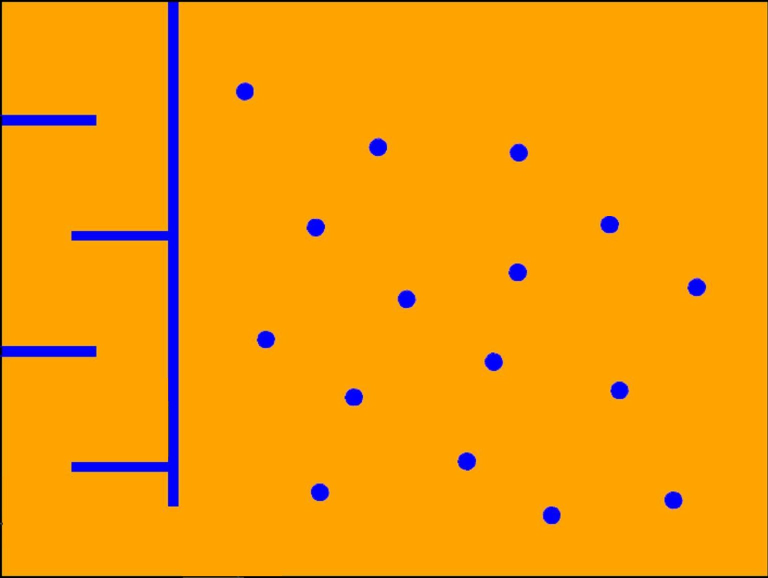
%> input picture matlab/shaastra/shaastra testing/useful work/12/iitbArena1.jpg, 1536 x 1155 px (shown at 1/2 size)
$ octave first.m   (GNU Octave 9; MATLAB toolbox functions it lacks are replaced by stand-ins)
%> lines starting %> are read from the running program, lines starting %| are printed output that depends on the picture; in (x1, y1, x2, y2) boxes, pixels count from 0 and x2, y2 are one past the last pixel; in counts of white or black regions, pixels touching at a corner belong together; the program's own positions count from 1
### matlab/shaastra/Wednesday, September 16 2009/useful work/findcircles.m
function [ count_circles, centers,diameters] = findcircles(input,tolcirc)
count_circles=0;
diameters=0;
centers=[0, 0];
% SPECIFIC PURPOSE: To identify features in a binary image, to locate circles among the
%                   features, their centers and the distance between the first two.
%
% DESCRIPTION: Features are assumed to be made up of ones, against a background of zeros.

tolsize = 1;
% Tolerance for rejecting small features (diameters). Range [1,2,3...]
% To reject ever larger features, increase to higher integers.

if length(find(input~=0 & input~=1)) > 0, error('Input must be binary'), end
input = bwmorph(bwmorph(bwmorph(input,'spur'),'clean'),'fill');
[numbers,features] = bwlabel(input);
count_circles = 0; centers = [0 0]; separation12 = [];

for i = 1:features
    [I,J] = find(numbers == i);
    rows = min(I):max(I); columns = min(J):max(J);
    rows = min(rows):min([size(input,1) min(rows)+max([length(rows) length(columns)])-1]);
    columns = min(columns):min([size(input,2) min(columns)+max([length(rows) length(columns)])-1]);
    testitem = input(rows,columns);
    % testitem is a square containing the feature.
    diameter = max([length(rows) length(columns)]);
    circle = imcircle(diameter);
    circle = circle(1:length(rows),1:length(columns));
    % circle is compared to testitem.
    if (length(find(xor(testitem,circle))) < round(tolcirc*diameter^2)) & (diameter >= tolsize)...
            & length(rows)/length(columns) >= 0.5 & length(rows)/length(columns) <= 2,
        count_circles = count_circles + 1;
        center_rows = rows(1):rows(1)+diameter-1;
        center_columns = columns(1):columns(1)+diameter-1;
        centers(count_circles,:) = mean([center_rows;center_columns]')-0.5;
        diameters(count_circles,:)=diameter;
    end
end
if count_circles > 1, separation12 = norm(centers(2,:)-centers(1,:)); end

%%%%%%%%%%%%%%%%%%%%%%%%%%%%%%%%%%%%%%%%%%%%%%%%%%%%%%%%%%%%%%%%%%%
%%%%%%%%%%%%%%%%%%%%%%%%%%%%%%%%%%%%%%%%%%%%%%%%%%%%%%%%%%%%%%%%%%
function y = imcircle(n)

% y = imcircle(n);
%
% Draw a solid circle of ones with diameter n pixels
% in a square of zero-valued pixels.
%
% Example: y = imcircle(128);

if rem(n,1) > 0,
   disp(sprintf('n is not an integer and has been rounded to %1.0f',round(n)))
   n = round(n);
end

if n < 1     % invalid n
   error('n must be at least 1')

elseif n < 3 % trivial n
   y = ones(n);

elseif rem(n,2) == 0,  % even n

   DIAMETER = n;
   diameter = n-1;
   RADIUS = DIAMETER/2;
   radius = diameter/2;
   height_45 = round(radius/sqrt(2));
   width = zeros(1,RADIUS);
   semicircle = zeros(DIAMETER,RADIUS);

   for i  = 1 : height_45
       upward = i - 0.5;
       sine = upward/radius;
       cosine = sqrt(1-sine^2);
       width(i) = ceil(cosine * radius);
   end

   array = width(1:height_45)-height_45;

   for j = max(array):-1:min(array)
       width(height_45 + j) = max(find(array == j));
   end

   if min(width) == 0
      index = find(width == 0);
      width(index) = round(mean([width(index-1) width(index+1)]));
   end

   width = [fliplr(width) width];

   for k  = 1 : DIAMETER
       semicircle(k,1:width(k)) = ones(1,width(k));
   end

   y = [fliplr(semicircle) semicircle];

else   % odd n

   DIAMETER = n;
   diameter = n-1;
   RADIUS = DIAMETER/2;
   radius = diameter/2;
   semicircle = zeros(DIAMETER,radius);
   height_45 = round(radius/sqrt(2) - 0.5);
   width = zeros(1,radius);

   for i  = 1 : height_45
       upward = i;
       sine = upward/radius;
       cosine = sqrt(1-sine^2);
       width(i) = ceil(cosine * radius - 0.5);
   end

   array = width(1:height_45) - height_45;

   for j = max(array):-1:min(array)
       width(height_45 + j) = max(find(array == j));
   end

   if min(width) == 0
      index = find(width == 0);
      width(index) = round(mean([width(index-1) width(index+1)]));
   end

   width = [fliplr(width) max(width) width];

   for k  = 1 : DIAMETER
       semicircle(k,1:width(k)) = ones(1,width(k));
   end

   y = [fliplr(semicircle) ones(DIAMETER,1) semicircle];

end

### matlab/shaastra/shaastra testing/useful work/12/first.m
final=imread('iitbArena1.jpg');
%> final is the input picture: size 1155x1536x3 uint8; mean R, G, B 244.9, 157, 8.1
[sizex sizey]=size(final);
%> sizex = 1155; sizey = 4608
final=imcrop(final,[75 1 sizey-75 sizex]);
%> final: size 1155x1462x3 uint8
% imshow(final)

maxRed=25;
maxGreen=25;
maxBlue=25;
minBlue=170;


toCirc=zeros(sizex,sizey);

toCirc=(final(:,:,1)<=maxRed) & ((final(:,:,2)<=maxGreen)) & ((final(:,:,3)>=minBlue));
%> toCirc: size 1155x1462 logical; 2.4% white; 19 white regions, largest, box (x1, y1, x2, y2) and area: (70, 5, 282, 1012) 24391, (0, 693, 117, 712) 2216, (0, 231, 117, 250) 2211

% imtool(toCirc);

[cnt c d]=findcircles(toCirc,.1);
%> in findcircles, `[numbers,features] = bwlabel(input);`:
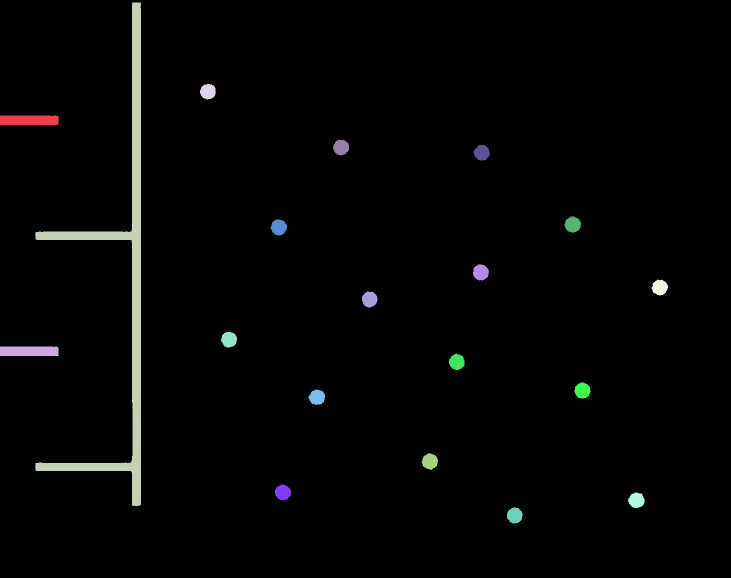
%> numbers: size 1155x1462 double (shown at 1/2 size); 20 distinct labels, from 0 to 19; one colour per label, 0 black
%> in findcircles, `[numbers,features] = bwlabel(input);`: features = 19
%> the loop in findcircles, `for i = 1:features` made 19 passes
%> (DIAMETER in imcircle, RADIUS in imcircle, radius in imcircle, height_45 in imcircle, array in imcircle) on passes 4 to 15: (32, 16, 15.5, 11, [5 5 5 5 4 4 4 3 2 2 1]), (32, 16, 15.5, 11, [5 5 5 5 4 4 4 3 2 2 1]), (33, 16.5, 16, 11, [5 5 5 4 4 4 3 3 2 1 1]), (33, 16.5, 16, 11, [5 5 5 4 4 4 3 3 2 1 1]), (33, 16.5, 16, 11, [5 5 5 4 4 4 3 3 2 1 1]), (32, 16, 15.5, 11, [5 5 5 5 4 4 4 3 2 2 1]), (32, 16, 15.5, 11, [5 5 5 5 4 4 4 3 2 2 1]), (34, 17, 16.5, 12, [5 5 5 5 4 4 4 3 3 2 1 0]), (33, 16.5, 16, 11, [5 5 5 4 4 4 3 3 2 1 1]), (32, 16, 15.5, 11, [5 5 5 5 4 4 4 3 2 2 1]), (33, 16.5, 16, 11, [5 5 5 4 4 4 3 3 2 1 1]), (32, 16, 15.5, 11, [5 5 5 5 4 4 4 3 2 2 1])
%> (DIAMETER in imcircle, RADIUS in imcircle, radius in imcircle, height_45 in imcircle) on passes 1 to 3: (117, 58.5, 58, 41), (117, 58.5, 58, 41), (1007, 503.5, 503, 355)
%> pass 1, in findcircles, `testitem = input(rows,columns);`:
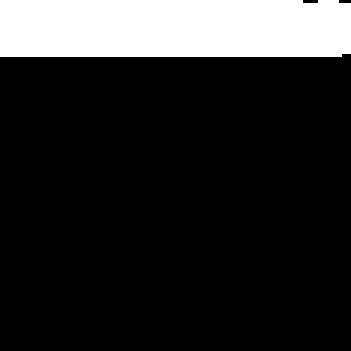
%> testitem: size 117x117 logical (shown 3 times larger); 16.2% white; 1 white region, box (x1, y1, x2, y2) and area: (0, 0, 117, 19) 2211
%> pass 1, in imcircle, `y = [fliplr(semicircle) ones(DIAMETER,1) semicircle];`:
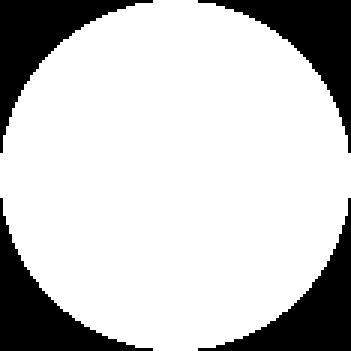
%> y: size 117x117 double (shown 3 times larger); values 0 (black) and 1 (white), 78.4% white; 4 black regions, box (x1, y1, x2, y2) and area: (0, 0, 51, 51) 739, (66, 0, 117, 51) 739, (0, 66, 51, 117) 739, (66, 66, 117, 117) 739
%> after the loop in findcircles, `for i = 1:features`: center_columns = 33 values from 1304 to 1336; center_rows = 33 values from 560 to 592; centers = 16 rows, first 12: [184 416; 680 458; 455.5 557.5; 985.5 565.5; 795.5 633.5; 295 682; 599 739; 923 860; 723.5 913.5; 545 962; 305.5 963.5; 1031 1030]; diameters = [32; 32; 33; 33; 33; 32; 32; 34; 33; 32; 33; 32; 33; 32; 33; 33]
%> in findcircles, `separation12 = norm(centers(2,:)-centers(1,:))`: separation12 = 497.8
%> cnt = 16; c has the same summary as centers in findcircles; d has the same summary as diameters in findcircles
% [5 lines of commented-out code are left out]
toCirc=imcrop(toCirc , [min(c(:,2))-70 min(c(:,1))-70 sizey-(min(c(:,1))-70) sizex] );
%> toCirc: size 1042x1117 logical; 1.1% white; 16 white regions, largest, box (x1, y1, x2, y2) and area: (784, 320, 817, 352) 807, (196, 326, 229, 358) 794, (601, 416, 633, 448) 794
% figure, imshow(toCirc);

[sizex sizey]=size(toCirc);
%> sizex = 1042; sizey = 1117

% toCirc=zeros(sizex,sizey);

% toCirc=(final(:,:,1)<=maxRed) & ((final(:,:,2)<=maxGreen)) & ((final(:,:,3)>=minBlue));

% imtool(toCirc);

[cnt centres dia]=findcircles(toCirc,.1)
%> in findcircles (call 2), `[numbers,features] = bwlabel(input);`: numbers: size 1042x1117 double; 17 distinct labels, from 0 to 16
%> the loop in findcircles (call 2), `for i = 1:features` made 16 passes
%> after the loop in findcircles (call 2), `for i = 1:features`: center_columns = 33 values from 959 to 991; center_rows = 33 values from 447 to 479; centers = 16 rows, first 12: [71 71; 567 113; 342.5 212.5; 872.5 220.5; 682.5 288.5; 182 337; 486 394; 810 515; 610.5 568.5; 432 617; 192.5 618.5; 918 685]
%> centres has the same summary as centers in findcircles; dia has the same summary as diameters in findcircles
figure,imshow(toCirc);
hold on;

plot(centres(:,2) , centres(:,1), '*');
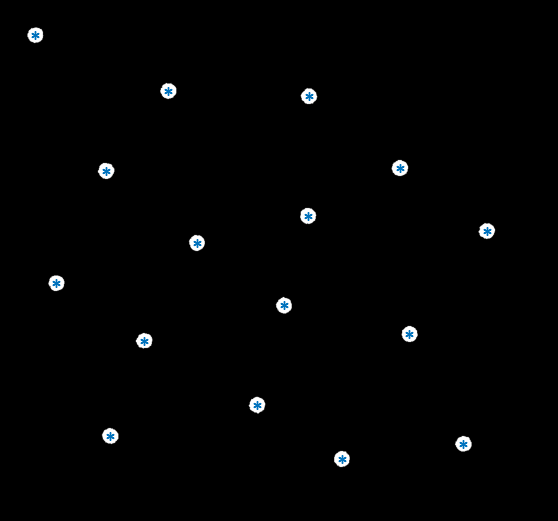
%> figure redrawn from the program's plot data; shown at 1/2 size

% xLines = [ones(length(c(:,2)),1) zeros(length(c(:,2)),1) -1*c(:,1)];
% yLines = [zeros(length(c(:,1)),1) ones(length(c(:,1)),1) -1*c(:,2)];
 len=length(centres(:,1));
%> len = 16
 xInter=zeros(len,len,2);
 yInter=zeros(len,len,2);
 p=zeros(1,16 , 2);
for i=1:length(centres(:,1))
    xInter(i,:,:)=[centres(i,2)*ones(len,1) centres(:,1)];
%     p=[ p; xInter(i,:,:)];
    yInter(i,:,:)=[centres(i,1)*ones(len,1) centres(:,2)];
%     p=[ p; yInter(i,:,:)];
end
%> this loop made 16 passes
%%
p=[0 0];
for i=1:len
    for j=1:length(xInter(1,:,1))
%         t=xInter(i,j,:);
        p=[p;[xInter(i,j,1) xInter(i,j,2)] ];
%         y=yInter(i,j,:);
        p=[p;[yInter(i,j,1) yInter(i,j,2)]];

    end
end
%> after the loop, p = 513 rows, first 12: [0 0; 71 71; 71 71; 71 567; 71 113; 71 342.5; 71 212.5; 71 872.5; 71 220.5; 71 682.5; 71 288.5; 71 182]


%%
cn=0;
minDist=80;                     % careful.... set a value dat avoids hardcoding ... lik sizex/10 or so
minPtDist=60;
maxEdgeVal=200;
for i=1:length(centres)
    for j=1:length(p)
        if( sqrt( ( (centres(i,1)-p(j,1))^2 + (centres(i,2)-p(j,2))^2 ) ) <=minDist )
            p(j,:)=[0 0];cn=cn+1;
        end

    end

end
%> after the loop, cn = 189; p = 513 rows, first 12: [0 0; 0 0; 0 0; 71 567; 0 0; 71 342.5; 71 212.5; 71 872.5; 71 220.5; 71 682.5; 71 288.5; 71 182]

p=[nonzeros(p(:,1)) nonzeros(p(:,2))];      % chuck da zero elements
%> p = 323 rows, first 12: [71 567; 71 342.5; 71 212.5; 71 872.5; 71 220.5; 71 682.5; 71 288.5; 71 182; 71 337; 71 486; 71 394; 71 810]


figure,imshow(toCirc);
hold on;
plot(p(:,2),p(:,1),'*');            % plotting all possible points to navigate.....
%> figure, not shown here; shown at 1/2 size


valid=ones(length(p));
%> valid: size 323x323 double; every value is 1
for i=1:length(p)

    if(valid(i)==1)

        for j=1:length(p)

            if(i~=j && valid(j)==1 && sqrt( ( (p(i,1)-p(j,1))^2 + (p(i,2)-p(j,2))^2 ) ) <= minPtDist )

%                 find(centres(:,2)== )

                valid(j)=0;
                p(i,:)=(p(i,:)+p(j,:))/2;
                p(j,:)=[0 0];

            end


        end
    end

end
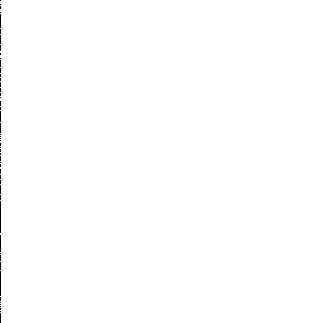
%> valid: size 323x323 double; values 0 (black) and 1 (white), 99.7% white; black in thin lines or dots, all inside (x1, y1, x2, y2) = (0, 0, 1, 323)
%> after the loop, p = 323 rows, first 12: [0 0; 71 331.4; 102.5 190.7; 107.8 896.5; 0 0; 102.5 673.6; 0 0; 0 0; 0 0; 107.8 457.6; 71 394; 92 811.3]

p=[nonzeros(p(:,1)) nonzeros(p(:,2))];      % chuck da zero elements
%> p = 62 rows, first 12: [71 331.4; 102.5 190.7; 107.8 896.5; 102.5 673.6; 107.8 457.6; 71 394; 92 811.3; 73.62 609.9; 71 974.5; 613 340; 554.8 810.1; 192 97.25]
close all;
figure,imshow(toCirc);
hold on;
plot(p(:,2),p(:,1),'*');            % plotting all possible points to navigate.....
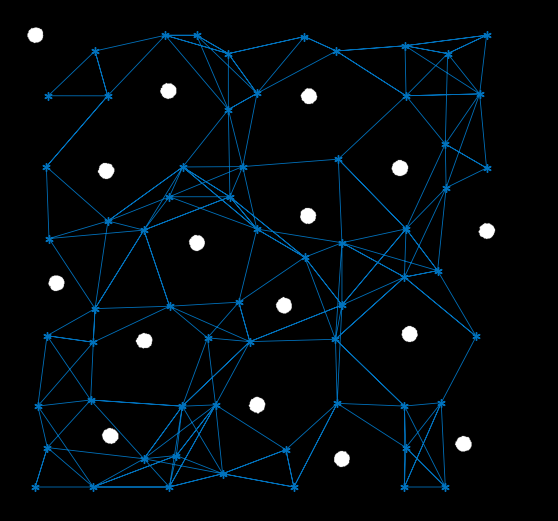
%> figure redrawn from the program's plot data; shown at 1/2 size

finalPoints=p;
%> finalPoints has the same summary as p

%%

link=zeros(length(p));
%> link: size 62x62 double; every value is 0
flag=0;
side=0;
for i=1:length(p)
    for j=1:length(p)

        if(i~=j && sqrt( ( (p(i,1)-p(j,1))^2 + (p(i,2)-p(j,2))^2 ) ) <= maxEdgeVal )
        	flag=1;
            for k=1:length(centres)

                a=p(j,1)-p(i,1);
                b=-1*p(j,2)-p(i,2);
                c=p(j,2)*p(i,1)-p(j,1)*p(i,2);
                X=centres(k,2);
                Y=centres(k,1);

                dist=abs( ( (a*X + b*Y + c)/( sqrt(a^2 + b^2) ) ) );

                side=sqrt( ( (centres(k,1)-p(j,1))^2 + (centres(k,2)-p(j,2))^2 ) ) + sqrt( ( (centres(k,1)-p(i,1))^2 + (centres(k,2)-p(i,2))^2 ) );

                inBox=((centres(k,1)> min(p(i,1),p(j,1))) & (centres(k,1) < max(p(i,1),p(j,1))) & (centres(k,2)> min(p(i,2),p(j,2))) & (centres(k,2) < max(p(i,2),p(j,2))) );

                if( dist <= 1.2*max(dia) )
                     flag=0;

%                    link(i,j)=sqrt( ( (p(i,1)-p(j,1))^2 + (p(i,2)-p(j,2))^2 ) );

                end

            end

            if(flag==1)
            	link(i,j)=sqrt( ( (p(i,1)-p(j,1))^2 + (p(i,2)-p(j,2))^2 ) );

            end

        end


    end

end
%> this loop made 62 passes
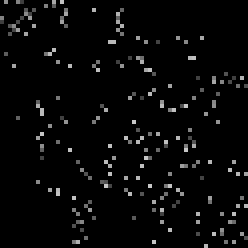
%> link: size 62x62 double (shown 4 times larger); min 0, max 199.5, mean 7.9
%> after the loop, X = 974.5; Y = 462.5; a = 0; b = -1701.9; c = 79787.2; dist = 415.6; flag = 0; inBox = false; side = 1056.4

% figure,imshow();
for i=1:length(p)
    for j=1:length(p)
        if(link(i,j)~=0)
            line([p(i,2) p(j,2)], [p(i,1) p(j,1)]);

        end

    end
end

$ run again, with matlab/shaastra/shaastra testing/useful work/12/iitbArena2.JPG copied over matlab/shaastra/shaastra testing/useful work/12/iitbArena1.jpg
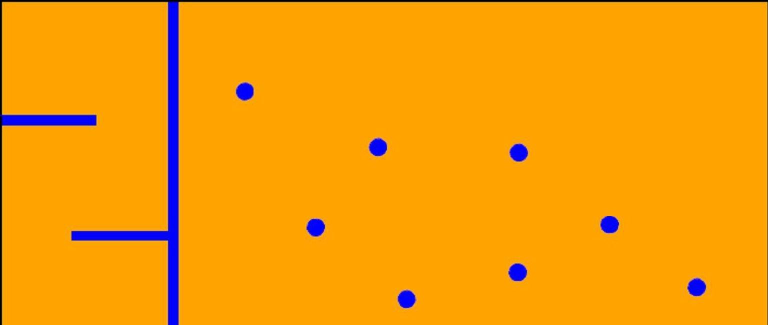
%> input picture matlab/shaastra/shaastra testing/useful work/12/iitbArena2.JPG, 1536 x 649 px (shown at 1/2 size)
%> final is the input picture: size 649x1536x3 uint8; mean R, G, B 245, 157, 8.2
%> final: size 649x1462x3 uint8
%> numbers: size 649x1462 double; 11 distinct labels, from 0 to 10
%> features = 10
%> the loop in findcircles, `for i = 1:features` made 10 passes
%> (DIAMETER in imcircle, RADIUS in imcircle, radius in imcircle, height_45 in imcircle, array in imcircle) on passes 3 to 10: (31, 15.5, 15, 10, [5 5 5 4 4 4 3 3 2 1]), (33, 16.5, 16, 11, [5 5 5 4 4 4 3 3 2 1 1]), (32, 16, 15.5, 11, [5 5 5 5 4 4 4 3 2 2 1]), (31, 15.5, 15, 10, [5 5 5 4 4 4 3 3 2 1]), (33, 16.5, 16, 11, [5 5 5 4 4 4 3 3 2 1 1]), (32, 16, 15.5, 11, [5 5 5 5 4 4 4 3 2 2 1]), (33, 16.5, 16, 11, [5 5 5 4 4 4 3 3 2 1 1]), (32, 16, 15.5, 11, [5 5 5 5 4 4 4 3 2 2 1])
%> after the loop in findcircles, `for i = 1:features`: center_columns = 32 values from 1305 to 1336; center_rows = 32 values from 560 to 591; centers = [183.5 415.5; 455.5 557.5; 295 682; 598.5 739.5; 545.5 961.5; 306 963; 449.5 1145.5; 575 1320]; diameters = [31; 33; 32; 31; 33; 32; 33; 32]
%> separation12 = 306.8
%> `[cnt c d]=findcircles(toCirc,.1);`: cnt = 8; c has the same summary as centers in findcircles; d = [31; 33; 32; 31; 33; 32; 33; 32]
%> numbers: size 536x1117 double; 9 distinct labels, from 0 to 8
%> the loop in findcircles (call 2), `for i = 1:features` made 8 passes
%> centres = [70.5 70.5; 342.5 212.5; 182 337; 485.5 394.5; 432.5 616.5; 193 618; 336.5 800.5; 462 975]; dia = [31; 33; 32; 31; 33; 32; 33; 32]
%> len = 8
%> the loop `for i=1:length(centres(:,1))` made 8 passes
%> the loop `for i=1:len` made 8 passes
%> after the loop `for i=1:len`: p = 129 rows, first 12: [0 0; 70.5 70.5; 70.5 70.5; 70.5 342.5; 70.5 212.5; 70.5 182; 70.5 337; 70.5 485.5; 70.5 394.5; 70.5 432.5; 70.5 616.5; 70.5 193]
%> after the loop `for i=1:length(centres)`: cn = 35; p = 129 rows, first 12: [0 0; 0 0; 0 0; 70.5 342.5; 70.5 212.5; 70.5 182; 70.5 337; 70.5 485.5; 70.5 394.5; 70.5 432.5; 70.5 616.5; 70.5 193]
%> `p=[nonzeros(p(:,1)) nonzeros(p(:,2))];`: p = 93 rows, first 12: [70.5 342.5; 70.5 212.5; 70.5 182; 70.5 337; 70.5 485.5; 70.5 394.5; 70.5 432.5; 70.5 616.5; 70.5 193; 70.5 618; 70.5 336.5; 70.5 800.5]
%> the loop `for i=1:length(p)` made 93 passes
%> after the loop `for i=1:length(p)`:
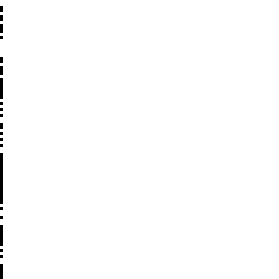
%> valid: size 93x93 double (shown 3 times larger); values 0 (black) and 1 (white), 99.3% white; black in thin lines or dots, all inside (x1, y1, x2, y2) = (0, 2, 1, 93)
%> after the loop `for i=1:length(p)`: p = 93 rows, first 12: [70.5 351.8; 70.5 195.1; 0 0; 0 0; 70.5 460.5; 0 0; 0 0; 70.5 617.2; 0 0; 0 0; 0 0; 70.5 800.5]
%> `p=[nonzeros(p(:,1)) nonzeros(p(:,2))];`: p = 32 rows, first 12: [70.5 351.8; 70.5 195.1; 70.5 460.5; 70.5 617.2; 70.5 800.5; 70.5 975; 195.1 70.5; 351.8 70.5; 195.1 206.2; 358.5 338.6; 212.5 460.5; 338 617.4]
%> finalPoints has the same summary as p
%> the loop `for i=1:length(p)` made 32 passes
%> after the loop `for i=1:length(p)`:
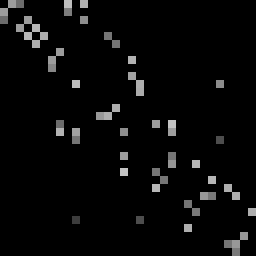
%> link: size 32x32 double (shown 8 times larger); min 0, max 196.7, mean 8.8
%> after the loop `for i=1:length(p)`: X = 975; Y = 462; a = 0; b = -800; c = -117975; dist = 609.5; flag = 1; inBox = false; side = 1543.3
